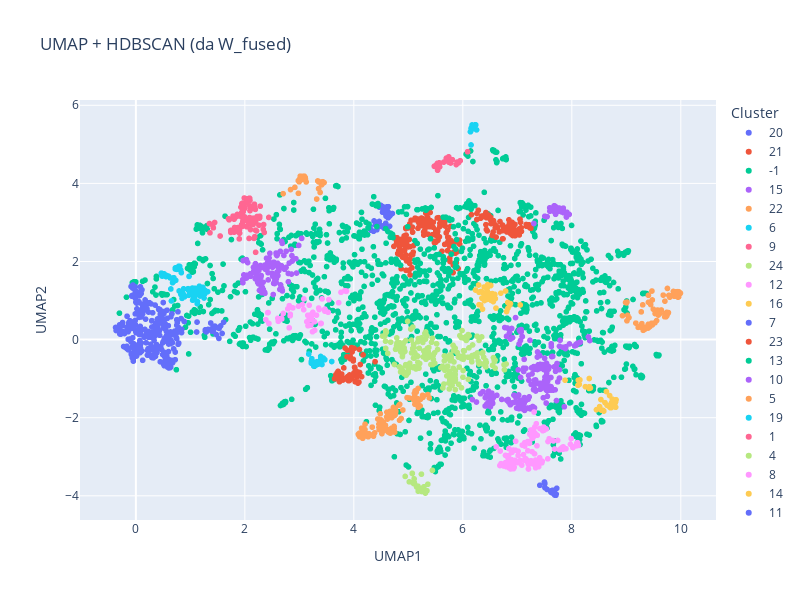

Notebook code for this chart:
### Code cell
embedding, labels = umap_hdbscan_from_affinity(
    W_fused,
    gene_labels=bp_final['id'],   # opzionale
    interactive=True              # oppure False
)
